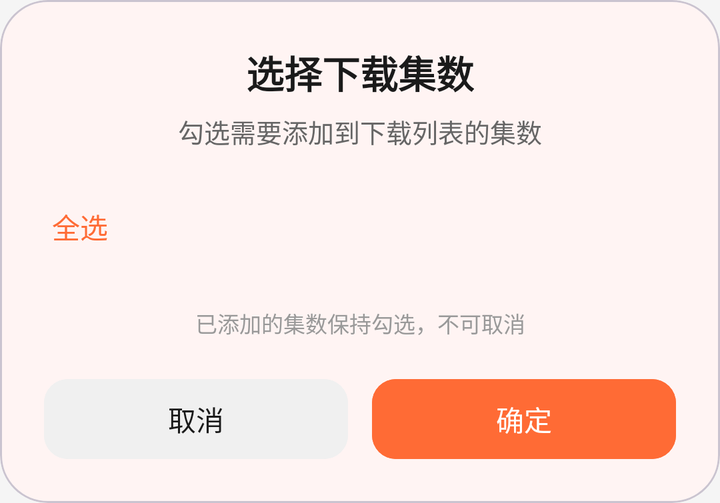
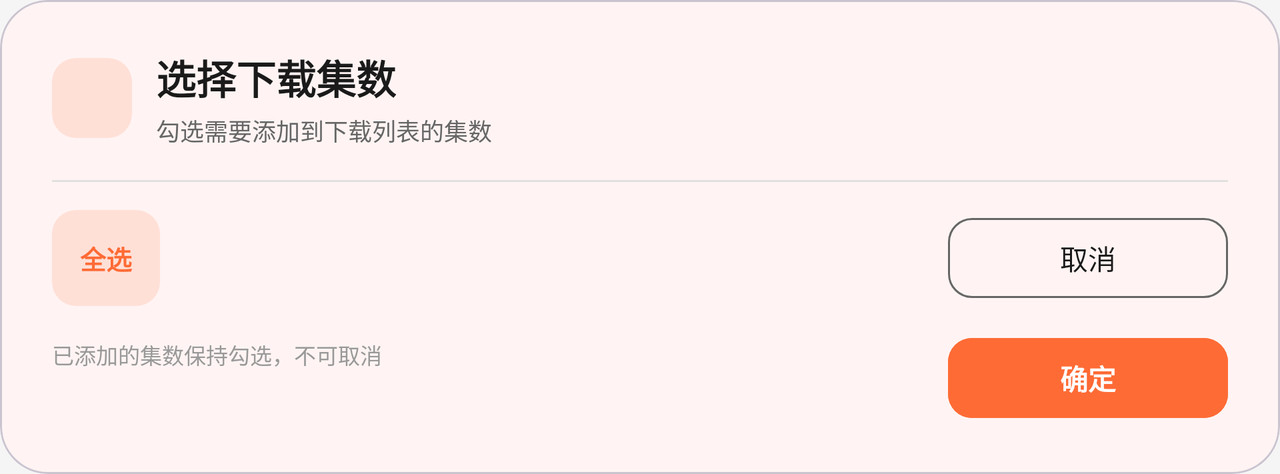

An Android layout and its configuration variant, each rendered on a device that would load it. The default file and the variant file are quoted in full after the pictures.
<!-- AndroidManifest.xml: application theme Theme.MyMovieStore -->
<!-- res/layout/dialog_episode_select.xml -->
<?xml version="1.0" encoding="utf-8"?>
<com.google.android.material.card.MaterialCardView xmlns:android="http://schemas.android.com/apk/res/android"
    xmlns:app="http://schemas.android.com/apk/res-auto"
    android:layout_width="match_parent"
    android:layout_height="wrap_content"
    app:cardBackgroundColor="@color/dialog_background"
    app:cardCornerRadius="24dp"
    app:cardElevation="0dp">

    <LinearLayout
        android:layout_width="match_parent"
        android:layout_height="wrap_content"
        android:orientation="vertical"
        android:paddingStart="22dp"
        android:paddingEnd="22dp"
        android:paddingTop="22dp"
        android:paddingBottom="18dp">

        
        <TextView
            android:layout_width="wrap_content"
            android:layout_height="wrap_content"
            android:layout_gravity="center_horizontal"
            android:text="@string/episode_select_title"
            android:textColor="@color/colorOnSurface"
            android:textSize="19sp"
            android:textStyle="bold" />

        
        <TextView
            android:layout_width="match_parent"
            android:layout_height="wrap_content"
            android:layout_marginTop="6dp"
            android:gravity="center"
            android:text="@string/episode_select_subtitle"
            android:textColor="@color/colorOnSurfaceSecondary"
            android:textSize="13sp" />

        
        <LinearLayout
            android:layout_width="match_parent"
            android:layout_height="wrap_content"
            android:layout_marginTop="14dp"
            android:orientation="horizontal"
            android:gravity="center_vertical">

            <TextView
                android:id="@+id/tvSelectAll"
                android:layout_width="wrap_content"
                android:layout_height="wrap_content"
                android:paddingStart="4dp"
                android:paddingEnd="4dp"
                android:paddingTop="12dp"
                android:paddingBottom="12dp"
                android:text="@string/select_all"
                android:textColor="@color/colorPrimary"
                android:textSize="14sp"
                android:background="@drawable/ripple_clickable"
                android:minHeight="48dp"
                android:gravity="center"
            />

            <View
                android:layout_width="0dp"
                android:layout_height="1dp"
                android:layout_weight="1" />

            <TextView
                android:id="@+id/tvSelectedCount"
                android:layout_width="wrap_content"
                android:layout_height="wrap_content"
                android:textColor="@color/colorOnSurfaceSecondary"
                android:textSize="12sp" />

        </LinearLayout>

        
        <androidx.recyclerview.widget.RecyclerView
            android:id="@+id/rvEpisodes"
            android:layout_width="match_parent"
            android:layout_height="wrap_content"
            android:layout_marginTop="10dp"
            android:overScrollMode="never" />

        
        <TextView
            android:layout_width="match_parent"
            android:layout_height="wrap_content"
            android:layout_marginTop="6dp"
            android:gravity="center"
            android:text="@string/episode_select_hint"
            android:textColor="@color/colorOnSurfaceDisabled"
            android:textSize="11sp" />

        
        <LinearLayout
            android:layout_width="match_parent"
            android:layout_height="wrap_content"
            android:layout_marginTop="16dp"
            android:orientation="horizontal">

            <com.google.android.material.button.MaterialButton
                android:id="@+id/btnCancel"
                android:layout_width="0dp"
                android:layout_height="48dp"
                android:layout_weight="1"
                android:layout_marginEnd="6dp"
                android:text="@string/cancel"
                android:textColor="@color/colorOnSurface"
                android:backgroundTint="@color/chip_background"
                app:cornerRadius="12dp" />

            <com.google.android.material.button.MaterialButton
                android:id="@+id/btnConfirm"
                android:layout_width="0dp"
                android:layout_height="48dp"
                android:layout_weight="1"
                android:layout_marginStart="6dp"
                android:text="@string/confirm_ok"
                android:textColor="@color/colorOnPrimary"
                android:backgroundTint="@color/colorPrimary"
                app:cornerRadius="12dp" />

        </LinearLayout>

    </LinearLayout>

</com.google.android.material.card.MaterialCardView>
<!-- resources referenced by this layout -->
<resources>
  <color name="chip_background">#F0F0F0</color>
  <color name="colorOnPrimary">#FFFFFF</color>
  <color name="colorOnSurface">#1A1A1A</color>
  <color name="colorOnSurfaceDisabled">#999999</color>
  <color name="colorOnSurfaceSecondary">#666666</color>
  <color name="colorPrimary">#FF6B35</color>
  <color name="dialog_background">#FFF4F3</color>
  <!-- drawable ripple_clickable (drawable) -->
  <?xml version="1.0" encoding="utf-8"?>
  <ripple xmlns:android="http://schemas.android.com/apk/res/android"
      android:color="?attr/colorControlHighlight">
      <item android:id="@android:id/mask">
          <shape android:shape="rectangle">
              <solid android:color="@android:color/white" />
              <corners android:radius="10dp" />
          </shape>
      </item>
  </ripple>
  <string name="cancel">取消</string>
  <string name="confirm_ok">确定</string>
  <string name="episode_select_hint">已添加的集数保持勾选，不可取消</string>
  <string name="episode_select_subtitle">勾选需要添加到下载列表的集数</string>
  <string name="episode_select_title">选择下载集数</string>
  <string name="select_all">全选</string>
  <style name="Theme.MyMovieStore" parent="Base.Theme.MyMovieStore" />
  <style name="Base.Theme.MyMovieStore" parent="ThemeMyMovieStoreCore">
          <item name="android:windowLightStatusBar">true</item>
      </style>
  <style name="ThemeMyMovieStoreCore" parent="Theme.Material3.DayNight.NoActionBar">
          
          <item name="colorPrimary">@color/colorPrimary</item>
          <item name="colorPrimaryVariant">@color/colorPrimaryDark</item>
          <item name="colorOnPrimary">@color/white</item>
          <item name="colorSecondary">@color/colorAccent</item>
          <item name="colorOnSecondary">@color/white</item>
  
          
          <item name="android:windowBackground">@color/colorBackground</item>
          <item name="colorSurface">@color/colorSurface</item>
          <item name="colorOnSurface">@color/colorOnSurface</item>
  
          
          <item name="android:textColorPrimary">@color/colorOnSurface</item>
          <item name="android:textColorSecondary">@color/colorOnSurfaceSecondary</item>
  
          
          <item name="colorError">@color/colorError</item>
          <item name="colorOnError">@color/white</item>
  
          
          <item name="android:statusBarColor">@android:color/transparent</item>
          <item name="android:navigationBarColor">@color/colorSurface</item>
  
          
          <item name="colorControlHighlight">@color/colorRipple</item>
      </style>
  <color name="colorPrimaryDark">#E55A20</color>
  <color name="white">#FFFFFFFF</color>
  <color name="colorAccent">#FF6B35</color>
  <color name="colorBackground">#F5F5F5</color>
  <color name="colorSurface">#FFFFFF</color>
  <color name="colorError">#EF5350</color>
  <color name="colorRipple">#1F000000</color>
</resources>
<!-- res/layout-land/dialog_episode_select.xml (the repository's variant of the layout above) -->
<!-- drawn on the phone turned sideways -->
<?xml version="1.0" encoding="utf-8"?>
<com.google.android.material.card.MaterialCardView xmlns:android="http://schemas.android.com/apk/res/android"
    xmlns:app="http://schemas.android.com/apk/res-auto"
    android:layout_width="match_parent"
    android:layout_height="wrap_content"
    app:cardBackgroundColor="@color/dialog_background"
    app:cardCornerRadius="24dp"
    app:cardElevation="0dp">

    <LinearLayout
        android:layout_width="match_parent"
        android:layout_height="wrap_content"
        android:orientation="vertical"
        android:paddingStart="26dp"
        android:paddingEnd="26dp"
        android:paddingTop="24dp"
        android:paddingBottom="24dp">

        
        <LinearLayout
            android:layout_width="match_parent"
            android:layout_height="wrap_content"
            android:gravity="center_vertical"
            android:orientation="horizontal">

            <ImageView
                android:layout_width="40dp"
                android:layout_height="40dp"
                android:background="@drawable/bg_icon_chip"
                android:padding="9dp"
                android:src="@drawable/ic_download"
                app:tint="@color/colorPrimary" />

            <LinearLayout
                android:layout_width="0dp"
                android:layout_height="wrap_content"
                android:layout_marginStart="12dp"
                android:layout_weight="1"
                android:orientation="vertical">

                <TextView
                    android:layout_width="wrap_content"
                    android:layout_height="wrap_content"
                    android:text="@string/episode_select_title"
                    android:textColor="@color/colorOnSurface"
                    android:textSize="20sp"
                    android:textStyle="bold" />

                <TextView
                    android:layout_width="match_parent"
                    android:layout_height="wrap_content"
                    android:layout_marginTop="3dp"
                    android:text="@string/episode_select_subtitle"
                    android:textColor="@color/colorOnSurfaceSecondary"
                    android:textSize="12sp" />
            </LinearLayout>
        </LinearLayout>

        <View
            android:layout_width="match_parent"
            android:layout_height="1dp"
            android:layout_marginTop="16dp"
            android:background="@color/divider" />

        
        <LinearLayout
            android:layout_width="match_parent"
            android:layout_height="wrap_content"
            android:layout_marginTop="14dp"
            android:orientation="horizontal">

            
            <LinearLayout
                android:layout_width="0dp"
                android:layout_height="wrap_content"
                android:layout_weight="1"
                android:orientation="vertical">

                
                <LinearLayout
                    android:layout_width="match_parent"
                    android:layout_height="wrap_content"
                    android:gravity="center_vertical"
                    android:orientation="horizontal">

                    <TextView
                        android:id="@+id/tvSelectAll"
                        android:layout_width="wrap_content"
                        android:layout_height="wrap_content"
                        android:background="@drawable/bg_icon_chip_ripple"
                        android:nextFocusRight="@id/btnCancel"
                        android:paddingStart="14dp"
                        android:paddingTop="12dp"
                        android:paddingEnd="14dp"
                        android:paddingBottom="12dp"
                        android:text="@string/select_all"
                        android:textColor="@color/colorPrimary"
                        android:textSize="13sp"
                        android:textStyle="bold"
                        android:minHeight="48dp"
                        android:gravity="center"
                    />

                    <View
                        android:layout_width="0dp"
                        android:layout_height="1dp"
                        android:layout_weight="1" />

                    <TextView
                        android:id="@+id/tvSelectedCount"
                        android:layout_width="wrap_content"
                        android:layout_height="wrap_content"
                        android:textColor="@color/colorOnSurfaceSecondary"
                        android:textSize="12sp" />

                </LinearLayout>

                
                <androidx.recyclerview.widget.RecyclerView
                    android:id="@+id/rvEpisodes"
                    android:layout_width="match_parent"
                    android:layout_height="wrap_content"
                    android:layout_marginTop="8dp"
                    android:clipToPadding="false"
                    android:nextFocusRight="@id/btnCancel"
                    android:overScrollMode="never" />

                
                <TextView
                    android:layout_width="match_parent"
                    android:layout_height="wrap_content"
                    android:layout_marginTop="8dp"
                    android:text="@string/episode_select_hint"
                    android:textColor="@color/colorOnSurfaceDisabled"
                    android:textSize="11sp" />

            </LinearLayout>

            
            <LinearLayout
                android:layout_width="140dp"
                android:layout_height="wrap_content"
                android:layout_marginStart="20dp"
                android:orientation="vertical">

                <com.google.android.material.button.MaterialButton
                    android:id="@+id/btnCancel"
                    android:layout_width="match_parent"
                    android:layout_height="48dp"
                    android:nextFocusDown="@id/btnConfirm"
                    android:text="@string/cancel"
                    android:textColor="@color/colorOnSurface"
                    app:backgroundTint="@android:color/transparent"
                    app:cornerRadius="12dp"
                    app:strokeColor="@color/colorOnSurfaceSecondary"
                    app:strokeWidth="1dp" />

                <com.google.android.material.button.MaterialButton
                    android:id="@+id/btnConfirm"
                    android:layout_width="match_parent"
                    android:layout_height="48dp"
                    android:layout_marginTop="12dp"
                    android:nextFocusUp="@id/btnCancel"
                    android:backgroundTint="@color/colorPrimary"
                    android:text="@string/confirm_ok"
                    android:textColor="@color/colorOnPrimary"
                    android:textStyle="bold"
                    app:cornerRadius="12dp" />

            </LinearLayout>

        </LinearLayout>

    </LinearLayout>

</com.google.android.material.card.MaterialCardView>
<!-- resources referenced by the variant -->
<!-- as the phone turned sideways resolves them -->
<resources>
  <color name="colorOnPrimary">#FFFFFF</color>
  <color name="colorOnSurface">#1A1A1A</color>
  <color name="colorOnSurfaceDisabled">#999999</color>
  <color name="colorOnSurfaceSecondary">#666666</color>
  <color name="colorPrimary">#FF6B35</color>
  <color name="dialog_background">#FFF4F3</color>
  <color name="divider">#E0E0E0</color>
  <!-- drawable bg_icon_chip (drawable) -->
  <?xml version="1.0" encoding="utf-8"?>
  <shape xmlns:android="http://schemas.android.com/apk/res/android">
      <solid android:color="#26FF6B35" />
      <corners android:radius="12dp" />
  </shape>
  <!-- drawable bg_icon_chip_ripple (drawable) -->
  <?xml version="1.0" encoding="utf-8"?>
  <layer-list xmlns:android="http://schemas.android.com/apk/res/android">
      <item>
          <shape android:shape="rectangle">
              <solid android:color="#26FF6B35" />
              <corners android:radius="12dp" />
          </shape>
      </item>
      <item android:drawable="@drawable/ripple_clickable" />
  </layer-list>
  <string name="cancel">取消</string>
  <string name="confirm_ok">确定</string>
  <string name="episode_select_hint">已添加的集数保持勾选，不可取消</string>
  <string name="episode_select_subtitle">勾选需要添加到下载列表的集数</string>
  <string name="episode_select_title">选择下载集数</string>
  <string name="select_all">全选</string>
  <style name="Theme.MyMovieStore" parent="Base.Theme.MyMovieStore" />
  <!-- drawable ripple_clickable (drawable) -->
  <?xml version="1.0" encoding="utf-8"?>
  <ripple xmlns:android="http://schemas.android.com/apk/res/android"
      android:color="?attr/colorControlHighlight">
      <item android:id="@android:id/mask">
          <shape android:shape="rectangle">
              <solid android:color="@android:color/white" />
              <corners android:radius="10dp" />
          </shape>
      </item>
  </ripple>
  <style name="Base.Theme.MyMovieStore" parent="ThemeMyMovieStoreCore">
          <item name="android:windowLightStatusBar">true</item>
      </style>
  <style name="ThemeMyMovieStoreCore" parent="Theme.Material3.DayNight.NoActionBar">
          
          <item name="colorPrimary">@color/colorPrimary</item>
          <item name="colorPrimaryVariant">@color/colorPrimaryDark</item>
          <item name="colorOnPrimary">@color/white</item>
          <item name="colorSecondary">@color/colorAccent</item>
          <item name="colorOnSecondary">@color/white</item>
  
          
          <item name="android:windowBackground">@color/colorBackground</item>
          <item name="colorSurface">@color/colorSurface</item>
          <item name="colorOnSurface">@color/colorOnSurface</item>
  
          
          <item name="android:textColorPrimary">@color/colorOnSurface</item>
          <item name="android:textColorSecondary">@color/colorOnSurfaceSecondary</item>
  
          
          <item name="colorError">@color/colorError</item>
          <item name="colorOnError">@color/white</item>
  
          
          <item name="android:statusBarColor">@android:color/transparent</item>
          <item name="android:navigationBarColor">@color/colorSurface</item>
  
          
          <item name="colorControlHighlight">@color/colorRipple</item>
      </style>
  <color name="colorPrimaryDark">#E55A20</color>
  <color name="white">#FFFFFFFF</color>
  <color name="colorAccent">#FF6B35</color>
  <color name="colorBackground">#F5F5F5</color>
  <color name="colorSurface">#FFFFFF</color>
  <color name="colorError">#EF5350</color>
  <color name="colorRipple">#1F000000</color>
</resources>
